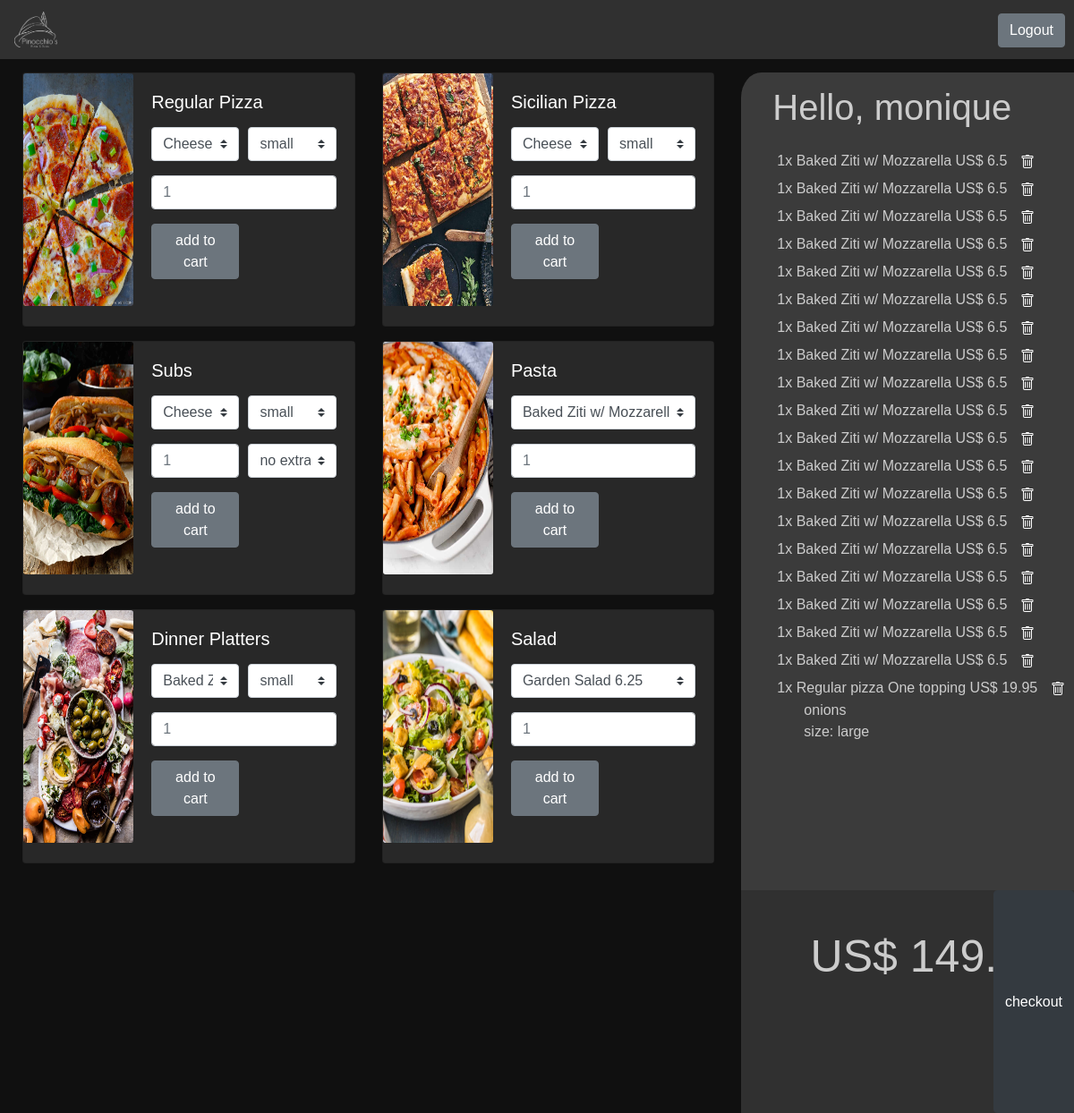
Page / (signed in) on the earlier database version.
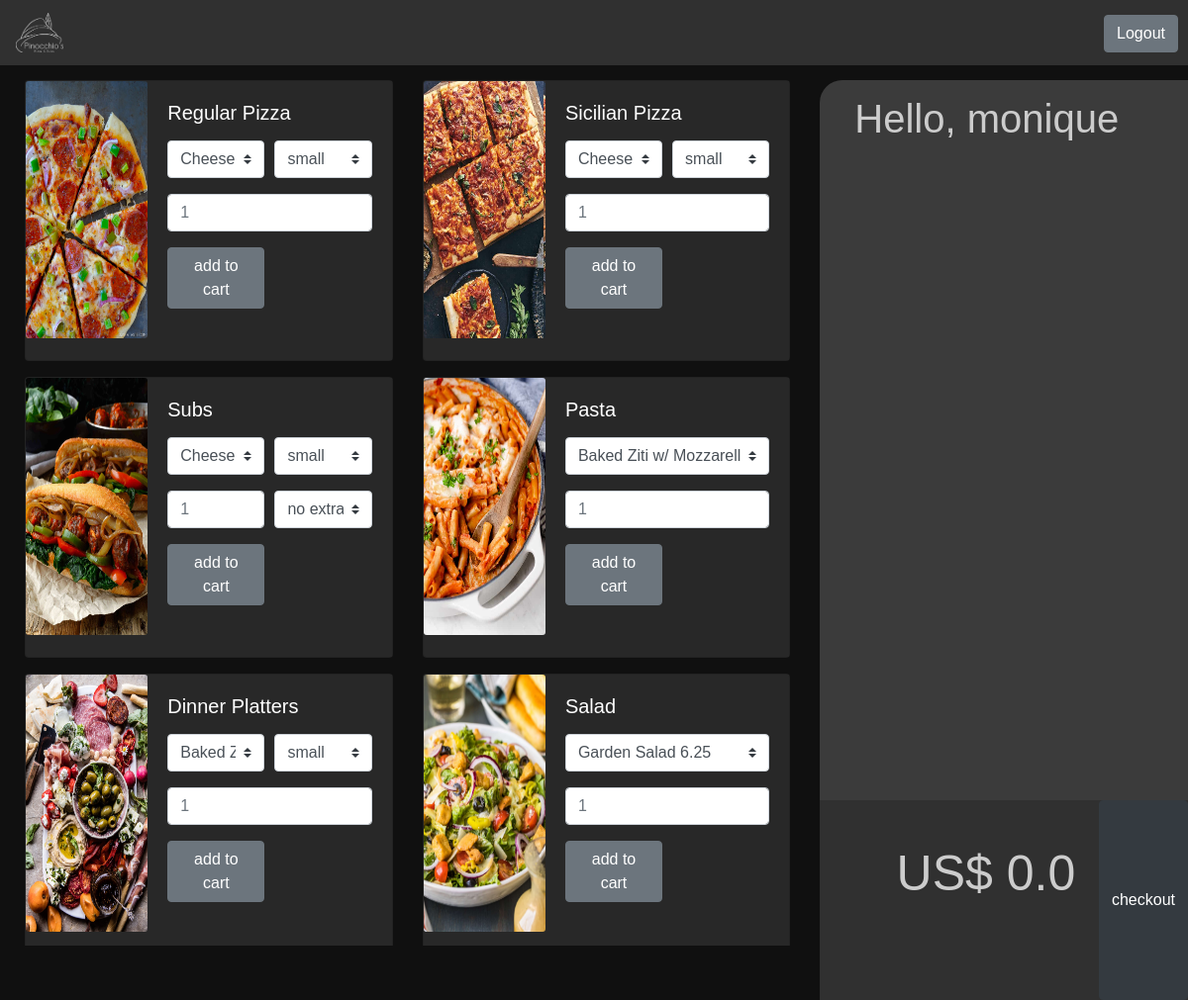
Same page on the later database version.
### orders/models.py (models this page shows, shortened)
class OrderItem(models.Model):
    quantity = models.PositiveIntegerField(default=1)
    order = models.ForeignKey(Order, on_delete=models.CASCADE)
    content_type = models.ForeignKey(ContentType, on_delete=models.CASCADE)
    object_id = models.PositiveIntegerField()
    content_object = GenericForeignKey()
    price = models.FloatField(null=True)
    size = models.ForeignKey(Size, null=True ,on_delete=models.CASCADE)
    extras = models.CharField(max_length=30, blank=True)

class Pasta(models.Model):
    ingredients = models.CharField(max_length=64)
    price = models.FloatField(default=0.0)
    def __str__(self):
        return f"{self.ingredients}"

class Pizza(models.Model):
    base = models.ForeignKey(PizzaBaseType, on_delete=models.CASCADE, null=True)
    toppings = models.ForeignKey(PizzaTopping, on_delete=models.CASCADE, null=True)
    small = models.FloatField(default=0.0)
    large = models.FloatField(default=0.0)
    def __str__(self):
        return f"{self.base} pizza\n{self.toppings}"

class PizzaBaseType(models.Model):
    base = models.CharField(max_length=20)
    def __str__(self):
        return f'{self.base}'

class PizzaTopping(models.Model):
    topping = models.CharField(max_length=20)
    def __str__(self):
        return f'{self.topping}'

class Size(models.Model):
    size = models.CharField(max_length=20)
    def __str__(self):
        return f'{self.size}'

### orders/views.py (the view)
# urls.py: path("", views.index, name="index"),
def index(request):
    if not request.user.is_authenticated:
        context = generate_context(request, None, logged=False)
        return render(request, "orders/index.html", context)
    order = if_pending_order(request)
    context = generate_context(request, order, logged=True)
    return render(request, "orders/order_view.html", context)

### orders/models.py (called while the page is built)
    def __str__(self):
        return f"{self.name}"

    def __str__(self):
        return f"{self.ingredients}"

    def __str__(self):
        return f"{self.ingredients}"

### orders/views.py (called while the page is built)
def orderTotal(items):
    total = 0.0
    for item in items:
        total += item.price
    return round(total, 2)

def if_pending_order(request):
    pending = OrderStatus.objects.get(order_status="PENDING")
    try:
        order = Order.objects.get(user=request.user, order_status=pending)
    except:
        order = Order.objects.create(user=request.user, order_status=pending)
        order.save()
    return order

### orders/templates/orders/order_view.html (shortened to what the changed rows need)
{% extends "orders/layout.html" %}
{% load static %}
{% block body %}
<div id="body_section">
    <div class="row" id="row_content">
        <div class="col-xs-12 col-md-4">
            <div class="container" id="cart">
                <h1 id="username_cart_div">Hello, {{ user.username }}</h1>
                <div class="row" id="cart_row">
                    <div class="col-xs-6 items_div" id="cart_items_div">
                        {%for item in items%}
                        <div class="{{item.id}}_item_div">
                            <div style="margin-top: 5px;">{{item.quantity}}x {{item.content_object}} US$ {{item.price}}
                                <button class="trash" id="{{item.id}}" onclick="deleteItem(this.id)">
                                </button>
                            </div>
                            <div class="size_div">{% if item.extras != None %}{{item.extras}} {% endif %}</div>
                            <div class="size_div">{% if item.size != None %}size: {{item.size}} {% endif %}</div>
                        </div>
                        {% endfor %}
                    </div>
                </div>
                <div class="row" id="total_div">
                    <h1 id="total">US$ <span class="totalPrice">{{totalPrice}}</span></h1>
                </div>
            </div>
        </div>
    </div>
</div>
{% endblock%}

Differences in the rows shown:
removed OrderItem: quantity "1", content_object "Baked Ziti w/ Mozzarella", price "6.5"
removed OrderItem: quantity "1", content_object "Baked Ziti w/ Mozzarella", price "6.5"
removed OrderItem: quantity "1", content_object "Baked Ziti w/ Mozzarella", price "6.5"
removed OrderItem: quantity "1", content_object "Baked Ziti w/ Mozzarella", price "6.5"
removed OrderItem: quantity "1", content_object "Baked Ziti w/ Mozzarella", price "6.5"
removed OrderItem: quantity "1", content_object "Baked Ziti w/ Mozzarella", price "6.5"
removed OrderItem: quantity "1", content_object "Baked Ziti w/ Mozzarella", price "6.5"
removed OrderItem: quantity "1", content_object "Baked Ziti w/ Mozzarella", price "6.5"
removed OrderItem: quantity "1", content_object "Baked Ziti w/ Mozzarella", price "6.5"
removed OrderItem: quantity "1", content_object "Baked Ziti w/ Mozzarella", price "6.5"
removed OrderItem: quantity "1", content_object "Baked Ziti w/ Mozzarella", price "6.5"
removed OrderItem: quantity "1", content_object "Baked Ziti w/ Mozzarella", price "6.5"
removed OrderItem: quantity "1", content_object "Baked Ziti w/ Mozzarella", price "6.5"
removed OrderItem: quantity "1", content_object "Baked Ziti w/ Mozzarella", price "6.5"
removed OrderItem: quantity "1", content_object "Baked Ziti w/ Mozzarella", price "6.5"
removed OrderItem: quantity "1", content_object "Baked Ziti w/ Mozzarella", price "6.5"
removed OrderItem: quantity "1", content_object "Baked Ziti w/ Mozzarella", price "6.5"
removed OrderItem: quantity "1", content_object "Baked Ziti w/ Mozzarella", price "6.5"
removed OrderItem: quantity "1", content_object "Baked Ziti w/ Mozzarella", price "6.5"
no longer on this page (row unchanged): OrderItem: quantity "1", content_object "Regular pizza One topping", price "19.95", extras "onions", size "large"
Other differences:
{{ totalPrice }}: "149.95" → "0.0"
